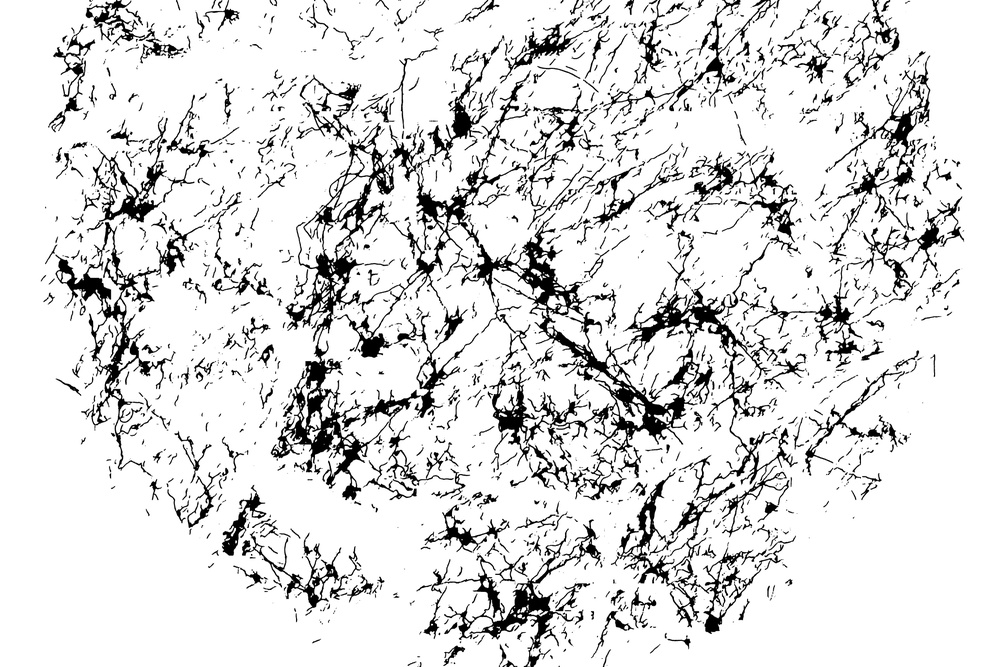
#> input picture path_to_save_inverted_image.jpg, 1000 x 667 px, shrunk from 8254 x 5502 before the run; its folder holds only this picture in this run
$ python -i histogram_normalization_hsv_hue.py   (imports and definitions only)
#> lines starting #> are read from the running program, lines starting #| are printed output that depends on the picture
#> further down, picture is the input picture: shape (667, 1000, 3); min 0, max 255, mean 222.2
import os
import cv2
import numpy as np

def histogram_equalization_in_hsv(image, threshold_low=0, threshold_high=255):
    # Convert the image from BGR to HSV color space
#> called with threshold_low = 0, threshold_high = 255
    hsv = cv2.cvtColor(image, cv2.COLOR_BGR2HSV)
#> hsv: shape (667, 1000, 3); mean H, S, V 0, 0, 222.2

    # Split the HSV image into different channels
    h, s, v = cv2.split(hsv)
#> h: shape (667, 1000); every value is 0

    # Apply thresholds to limit the range of pixel values to be equalized
    v = np.where((v >= threshold_low) & (v <= threshold_high), v, v)

    # Perform histogram equalization on the V-channel
    v_eq = cv2.equalizeHist(v)
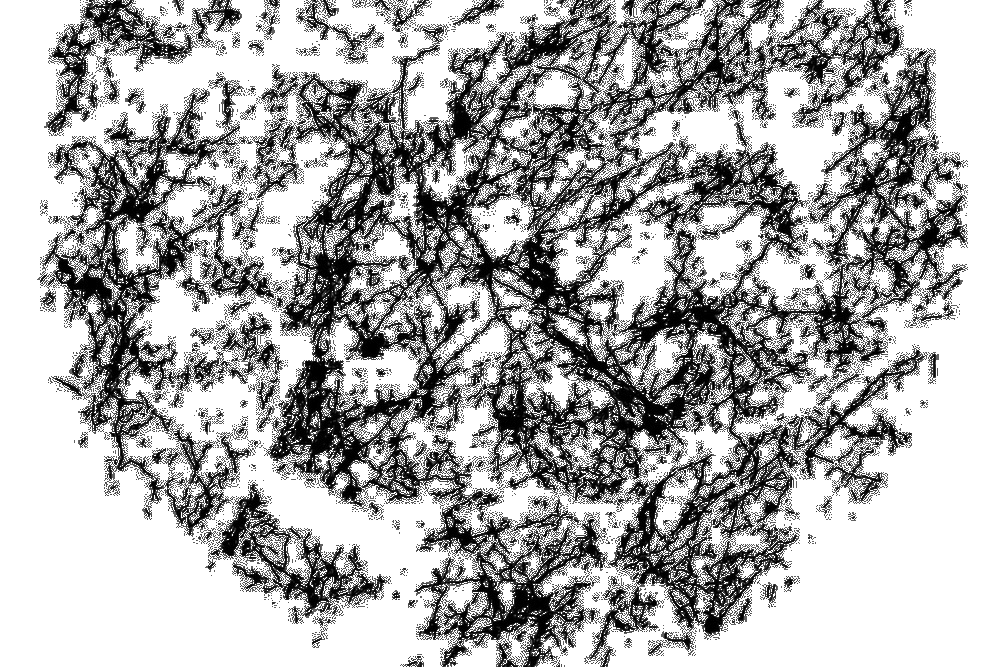
#> v_eq: shape (667, 1000); min 0, max 255, mean 173.3

    # Merge the equalized V-channel back with the original H and S channels
    hsv_eq = cv2.merge((h, s, v_eq))
#> hsv_eq: shape (667, 1000, 3); mean H, S, V 0, 0, 173.3

    # Convert the HSV image back to BGR color space
    bgr_eq = cv2.cvtColor(hsv_eq, cv2.COLOR_HSV2BGR)

    return bgr_eq

def normalize_images_in_hsv(input_folder, output_folder, threshold_low=0, threshold_high=255):
    # Create the output directory if it doesn't exist
    os.makedirs(output_folder, exist_ok=True)

    # Iterate through all files in the input directory
    for image_name in os.listdir(input_folder):
        image_path = os.path.join(input_folder, image_name)
        if os.path.isfile(image_path):
            # Read the image
            image = cv2.imread(image_path)

            # Apply histogram equalization in the HSV color space
            normalized_image = histogram_equalization_in_hsv(image, threshold_low, threshold_high)

            # Save the normalized image to the output directory
            output_path = os.path.join(output_folder, image_name)
            cv2.imwrite(output_path, normalized_image)

# Specify the input and output folders
input_folder = 'leaf_samples/HSV_blocked_samples'
output_folder = 'leaf_samples/normalized_images/normalized_hsv_hue_threshold_200_255'

# Normalize the images in HSV color space
# [1 line not run here, left out]

>>> import cv2
>>> picture = cv2.imread('../path_to_save_inverted_image.jpg')
>>> result = histogram_equalization_in_hsv(picture)
